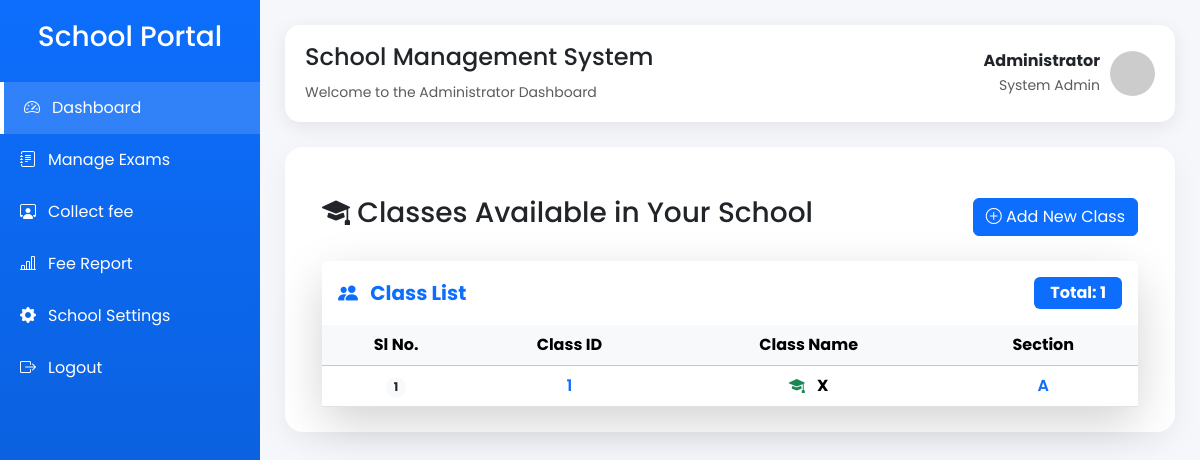
The page /class_list (signed in) on the database as committed earlier.
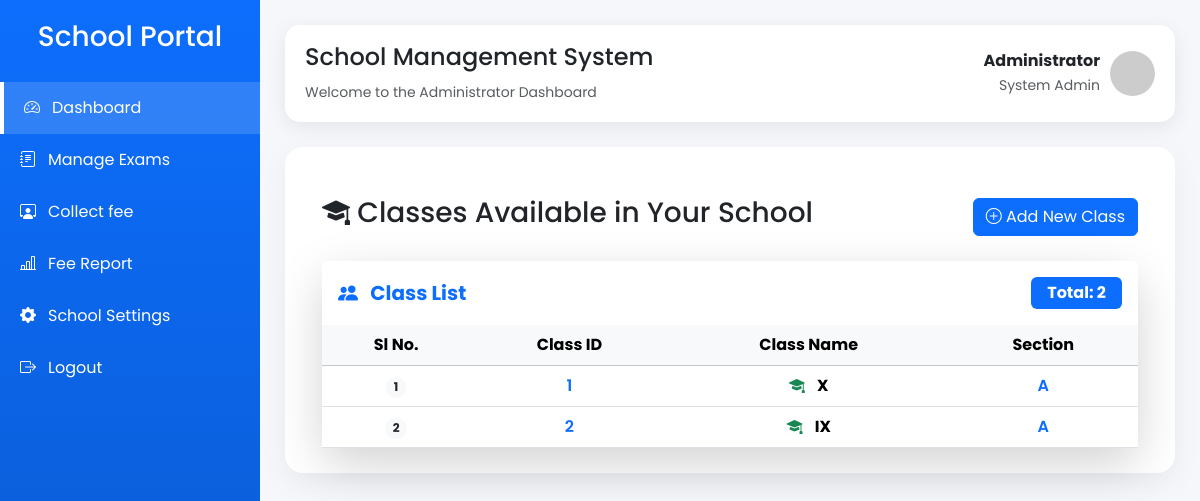
The same page on the database as committed later.
### application/model.py (models this page shows, shortened)
class SchoolClass(db.Model):
    __tablename__ = "classes"
    id = db.Column(db.Integer, primary_key=True)
    name = db.Column(db.String(20), nullable=False)
    section = db.Column(db.String(10), nullable=False)
    students = db.relationship("Student",back_populates="school_class",cascade="all, delete-orphan")
    subjects = db.relationship("Subject",back_populates="school_class",cascade="all, delete-orphan" )
    fee_types = db.relationship("FeeType",back_populates="school_class",cascade="all, delete-orphan")
    __table_args__ = (
        db.UniqueConstraint(
            "name",
            "section",
            name="unique_class_section"
        ),
    )

### application/controler.py (the view)
@app.route("/class_list")
@login_required
def class_list():
    if current_user.role != "admin":
            flash("Only Admin can access this page.", "danger")
            return redirect(url_for("login"))
    classes = SchoolClass.query.all()
    return render_template(
        "admin/class_list.html",
        classes=classes
    )

### application/controler.py (called while the page is built)
@login_manager.user_loader
def load_user(user_id):
    return User.query.get(int(user_id))

### templates/admin/class_list.html (shortened to what this page needs)
{% extends "admin/admin_dashboard.html" %}
{% block content %}
<div class="container mt-4">
    <div class="d-flex justify-content-between align-items-center mb-4">
        <h3>
            <i class="bi bi-mortarboard-fill"></i>
            Classes Available in Your School
        </h3>
        <a href="{{ url_for('create_class') }}" class="btn btn-primary">
            <i class="bi bi-plus-circle"></i>
            Add New Class
        </a>
    </div>
    <div class="card border-0 shadow-lg rounded-4">
    <div class="card-header bg-white border-0 py-3">
        <div class="d-flex justify-content-between align-items-center">
            <h5 class="mb-0 fw-bold text-primary">
                <i class="bi bi-people-fill me-2"></i>
                Class List
            </h5>
            <span class="badge bg-primary fs-6 px-3 py-2">
                Total: {{ classes|length }}
            </span>
        </div>
    </div>
    <div class="card-body p-0">
        <div class="table-responsive">
            <table class="table table-hover align-middle mb-0" id="classTable">
                <thead class="table-light text-center">
                    <tr>
                        <th>Sl No.</th>
                        <th>Class ID</th>
                        <th>Class Name</th>
                        <th>Section</th>
                    </tr>
                </thead>
                <tbody class="text-center">
                    {% for c in classes %}
                    <tr>
                        <td>
                            <span class="badge rounded-pill bg-light text-dark">
                                {{ loop.index }}
                            </span>
                        </td>
                        <td>
                            <span class="fw-semibold text-primary">
                                {{ c.id }}
                            </span>
                        </td>
                        <td>
                            <i class="bi bi-mortarboard-fill text-success me-2"></i>
                            <strong>{{ c.name }}</strong>
                        </td>
                         <td>
                            <span class="fw-semibold text-primary">
                                {{ c.section }}
                            </span>
                        </td>
                    </tr>
                    {% endfor %}
                </tbody>
            </table>
        </div>
    </div>
</div>
</div>
{% endblock %}

### templates/admin/admin_dashboard.html (shortened to what this page needs)
<!DOCTYPE html>
<html lang="en">
<head>
    <link href="https://cdn.jsdelivr.net/npm/bootstrap@5.3.3/dist/css/bootstrap.min.css" rel="stylesheet">
    <link href="https://cdn.jsdelivr.net/npm/bootstrap-icons/font/bootstrap-icons.css" rel="stylesheet">
</head>
<body>
    <div class="sidebar">
        <h3>School Portal</h3>
        <a href="/admin" class="active">
            <i class="bi bi-speedometer2"></i>
            <span>Dashboard</span>
        </a>
        <a href="/create_exam">
            <i class="bi bi-journal-text"></i>
            <span>Manage Exams</span>
        </a>
        <a href="/collect_fee"><i class="bi bi-person-workspace"></i><span>Collect fee</span></a>
        <a href="/fee_report">
            <i class="bi bi-bar-chart-line"></i>
            <span>Fee Report</span>
        </a>
        <a href="{{ url_for('school_details') }}">
            <i class="bi bi-gear-fill"></i>
            <span>School Settings</span>
        </a>
        <a href="/logout">
            <i class="bi bi-box-arrow-right"></i>
            <span>Logout</span>
        </a>
    </div>
    <div class="content">
        <div class="topbar">
            <div class="d-flex align-items-center">
                <div>
                    <h4>School Management System</h4>
                    <small class="text-muted">
                        Welcome to the Administrator Dashboard
                    </small>
                </div>
            </div>
            <div class="profile">
                <div class="text-end">
                    <strong>Administrator</strong><br>
                    <small class="text-muted">System Admin</small>
                </div>
                <img src="https://ui-avatars.com/api/?name=Admin&background=0d6efd&color=fff" alt="Admin">
            </div>
        </div>
        <div class="page-card">
            {% block content %}{% endblock %}
        </div>
    </div>
</body>
</html>

### templates/admin/admin_dashboard.html (style rules this page uses)
* { margin: 0; padding: 0; box-sizing: border-box; font-family: 'Poppins', sans-serif; }
body { background: #f5f7fb; }
.sidebar { position: fixed; top: 0; left: 0; width: 260px; height: 100vh; background: linear-gradient(180deg, #0d6efd, #0a58ca); color: #fff; overflow-y: auto; transition: .3s; z-index: 1050; }
.sidebar h3 { text-align: center; padding: 20px 0; }
.sidebar a { display: flex; align-items: center; gap: 12px; color: white; padding: 14px 20px; text-decoration: none; transition: .3s; }
.sidebar a:hover, .sidebar a.active { background: rgba(255, 255, 255, .15); border-left: 4px solid white; }
.content { margin-left: 260px; padding: 25px; transition: .3s; }
.topbar { background: white; padding: 18px 20px; border-radius: 15px; display: flex; justify-content: space-between; align-items: center; margin-bottom: 25px; box-shadow: 0 5px 20px rgba(0, 0, 0, .08); }
.profile { display: flex; align-items: center; gap: 10px; }
.profile img { width: 45px; height: 45px; border-radius: 50%; }
.page-card { background: white; border-radius: 18px; padding: 25px; box-shadow: 0 10px 30px rgba(0, 0, 0, .05); }

Rows that differ between the two databases and show on the page:
added SchoolClass: id "2", name "IX", section "A"
Other text that changed with them:
{{ classes|length }}: "1" → "2"
